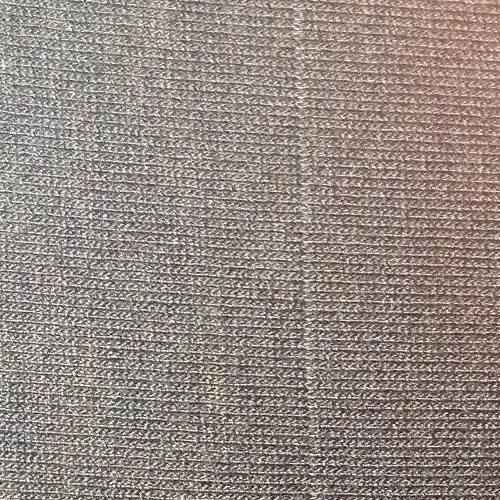
#> input picture Python/com_defeito/com.png, 500 x 500 px, found by its file name
$ python Hough.py
#> lines starting #> are read from the running program, lines starting #| are printed output that depends on the picture; after the words box and inside, x2 and y2 are one past the last pixel; in counts of white or black regions, pixels touching at a corner belong together
import cv2
import numpy as np

img = cv2.imread('com.png')
#> img is the input picture: shape (500, 500, 3); mean B, G, R 131.6, 137.6, 149.3
gray = cv2.cvtColor(img,cv2.COLOR_BGR2GRAY)
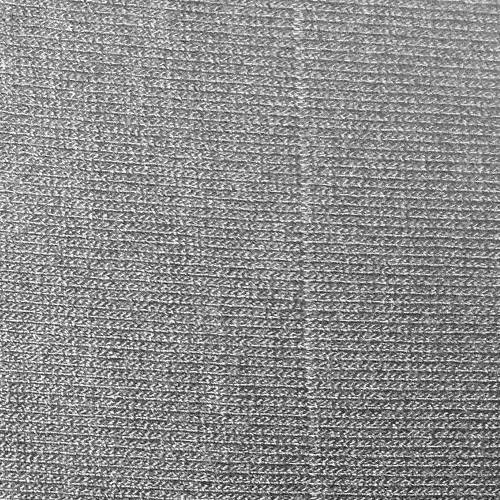
#> gray: shape (500, 500); min 2, max 255, mean 140.4
edges = cv2.Canny(gray,50,150,apertureSize = 3)
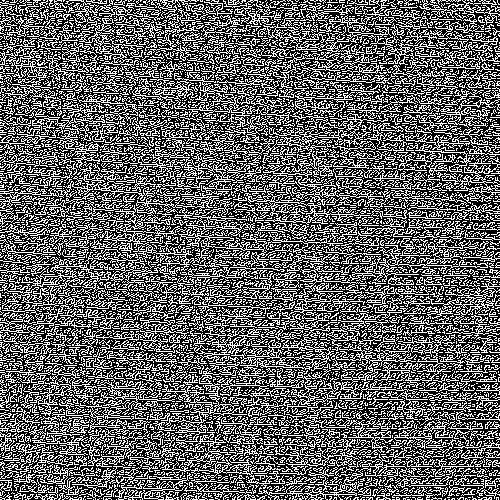
#> edges: shape (500, 500); 38.7% white in thin lines or dots

lines = cv2.HoughLines(edges,1,np.pi/180,200)
for rho,theta in lines[0]:
    a = np.cos(theta)
    b = np.sin(theta)
    x0 = a*rho
    y0 = b*rho
    x1 = int(x0 + 1000*(-b))
    y1 = int(y0 + 1000*(a))
    x2 = int(x0 - 1000*(-b))
    y2 = int(y0 - 1000*(a))

    cv2.line(img,(x1,y1),(x2,y2),(0,0,255),2)
#> this loop made 1 pass
#> (rho, theta, a, b, x0, y0, x1, y1) on pass 1: (-8, 2.36, -0.707, 0.707, 5.66, -5.66, -701, -712)
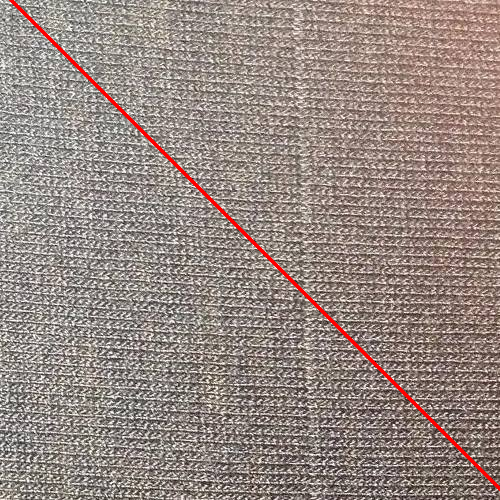
#> img: shape (500, 500, 3); 0.98% of pixels changed, all inside (x1, y1, x2, y2) = (9, 0, 500, 491)

cv2.imwrite('houghlines3.png',img)
